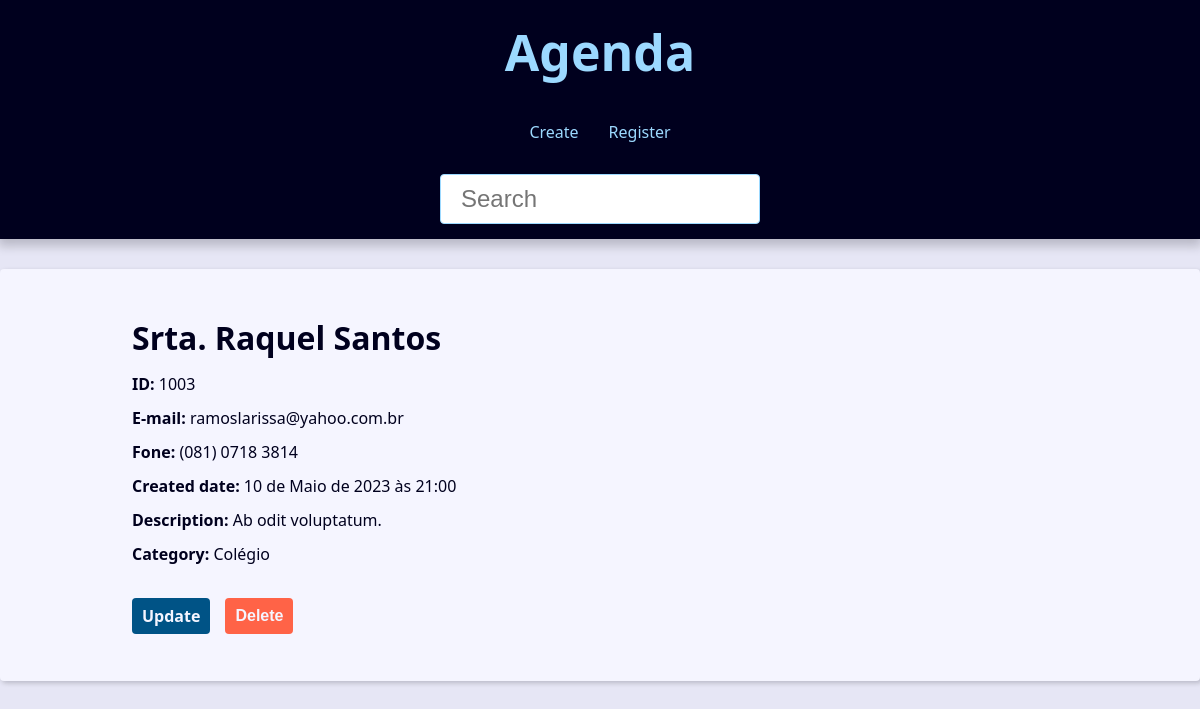
The page /contact/1003/detail/ on the database its author committed.
### contact/models.py (models this page shows, shortened)
class Contact(models.Model):
    first_name = models.CharField(
        max_length=50,
    )
    last_name = models.CharField(max_length=50, blank=True)
    fone = models.CharField(
        max_length=50
    )
    email = models.EmailField(max_length=254, blank=True)
    created_date = models.DateTimeField(default=timezone.now)
    description = models.TextField(blank=True)
    show = models.BooleanField(default=True)
    picture = models.ImageField(blank=True, upload_to="pictures/%Y/%m/")
    category = models.ForeignKey(
        Category, on_delete=models.SET_NULL, blank=True, null=True
    )
    owner = models.ForeignKey(
        User, on_delete=models.SET_NULL, blank=True, null=True)

class Category(models.Model):
    name = models.CharField(max_length=50)
    class Meta:  # algumas coisas já confguradas. checar documentação.
        verbose_name_plural = "Categories"

### contact/views/contact_views.py (the view)
# urls.py: path('', include('contact.urls'))
def contact(request: HttpRequest, id: int) -> HttpResponse:
    single_contact = Contact.objects.filter(id=id, show=True).first()
    if single_contact is None:
        raise Http404("ID não existe ou está invisível")
    title = f"{single_contact.first_name} {single_contact.last_name}"
    context = {"contact": single_contact, "site_title": title}  # type: ignore
    return render(request, "contact/contact.html", context)

### contact/templates/contact/contact.html (shortened to what this page needs)
{% extends "global/base.html" %}
{% block content %}
    <div class="single-contact">
        <h1 class="single-contact-name">
            {{ contact.first_name }} {{contact.last_name}}
        </h1>
        <p> <b> ID: </b> {{ contact.id }} </p>
        <p> <b> E-mail: </b> {{ contact.email }} </p>
        <p> <b> Fone: </b> {{ contact.fone }} </p>
        <p> <b> Created date: </b> {{ contact.created_date }} </p>
        <p> <b> Description: </b> {{ contact.description }} </p>
        <p> <b> Category: </b> {{ contact.category.name }} </p>
        <div class="contact-links">
            <a class='btn btn-link' href={% url "contact:update_contact" contact.id %}>Update</a>
            <form action={% url "contact:delete_contact" contact.id %} method="POST">
                {% if confirmation == 'no' %}
                    <input type="hidden" name='confirmation' value="yes">
                    <button class='btn btn-link btn-delete'type="submit">Confirma?</button>
                {% else %}
                    <button class='btn btn-link btn-delete'type="submit">Delete</button>
                {% endif %}
            </form>
        </div>
    </div>
{% endblock content %}

### base_static/global/css/style.css (style rules this page uses)
:root { --spacing: 1.5rem; --link-dark-color: rgb(0, 83, 134); --link-light-color: rgb(156, 217, 255); --clr-white: rgb(245, 245, 255); --clr-black: rgb(0, 0, 30); --clr-light-gray: rgb(230, 230, 245); --clr-dark-shadow-5: rgba(0, 0, 10, 5%); --clr-dark-shadow-10: rgba(0, 0, 10, 10%); --clr-dark-shadow-20: rgba(0, 0, 10, 20%); --clr-light-shadow-5: rgba(200, 200, 255, 5%); --clr-light-shadow-10: rgba(200, 200, 255, 10%); --clr-light-shadow-20: rgba(200, 200, 255, 20%); --main-page-width: 120rem; --table-min-width: 60rem; --biggest-font-size: 5rem; --bigger-font-size: 4rem; --big-font-size: 3.2rem; --medium-font-size: 2.4rem; --small-font-size: 1.6rem; --smaller-font-size: 1.4rem; --smallest-font-size: 1.2rem; --transition-fast: 300ms; --transition-medium: 600ms; --transition-slow: 1s; --default-border-radius: 4px; }
*, *::before, *::after { margin: 0; padding: 0; box-sizing: border-box; }
html { font-size: 62.5%; }
body { font-family: system-ui, -apple-system, BlinkMacSystemFont, 'Segoe UI', Roboto, Oxygen, Ubuntu, Cantarell, 'Open Sans', 'Helvetica Neue', sans-serif; line-height: 1.5; font-size: var(--small-font-size); color: var(--clr-black); -webkit-font-smoothing: antialiased; background: var(--clr-light-gray); }
@media (min-width: 600px) { .single-contact { max-width: 80%; margin: calc(var(--spacing) * 2) auto; } }
.single-contact h1 { margin: 1rem 0; }
.single-contact p { margin: 1rem 0; }
.btn { background-color: var(--link-dark-color); color: var(--clr-white); font-weight: bold; border: none; padding: 1rem 2rem; border-radius: var(--default-border-radius); cursor: pointer; transition: filter var(--transition-fast) ease-in-out; }
.contact-links { margin-block: calc(var(--small-font-size) * 2); display: flex; align-items: center; gap: 0 var(--spacing); }
.btn-link { font-size: var(--small-font-size); text-decoration: none; font-weight: bold; padding: 1rem; display: block; line-height: var(--small-font-size); }
.btn-delete { background: tomato; }

### rows shown on the page
Contact: first_name "Srta.", last_name "Raquel Santos", id "1003", email "ramoslarissa@yahoo.com.br", fone "(081) 0718 3814", created_date "10 de Maio de 2023 às 21:00", description "Ab odit voluptatum.", category.name "Colégio"
